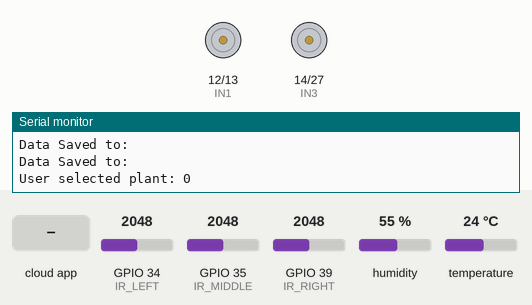
The sketch below on a simulated ESP32. On the bench: motor-driver pin pairs drawn as motors (green arrow = first pin HIGH = forward, orange = second pin HIGH = backward, longer = more drive, scaled by the enable pin), the last lines printed to the serial monitor. The test bench sets the inputs (shaded band); at power-on: GPIO 34 (IR_LEFT) = 2048, GPIO 35 (IR_MIDDLE) = 2048, GPIO 39 (IR_RIGHT) = 2048, humidity 55 %, temperature 24 °C. WiFi joins after 1.5 s; servers stay silent unless stated; the Firebase database answers and starts empty.

Above: at 2.7 s.
2.8 s: the phone or cloud app sets user_selected_plant to 1
At 4.1 s:
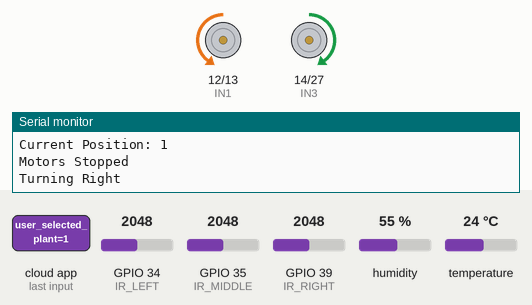
5.8 s: the phone or cloud app sets user_selected_plant to 0
At 7.5 s:
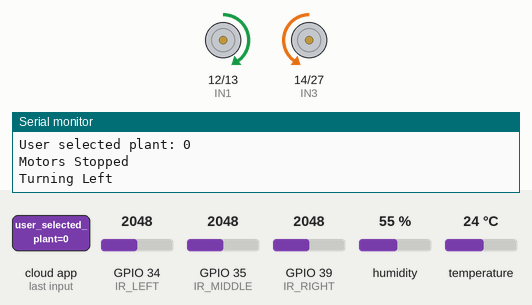
Timing chart, 0 to 9.3 s (numbered marks = the images above; inputs shaded):
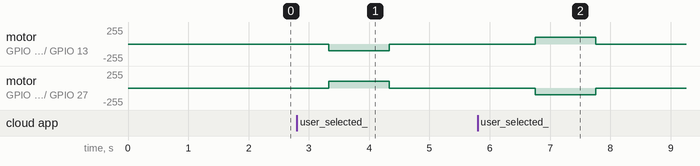

The sketch:

main_code.ino
```cpp
#include <Adafruit_Sensor.h>
#include <Arduino.h>
#include <DHT.h>
#include <WiFi.h>
#include <Firebase_ESP_Client.h>
#include "addons/TokenHelper.h"
#include "addons/RTDBHelper.h"

#define WIFI_SSID "Hi"
#define WIFI_PASSWORD "amod1234"

#define API_KEY "AIzaSyC8dKSLSurlgo0pXkqIcVVz1xcaz5x_CQM"
#define DATABASE_URL "https://leaf-guard-bce3b-default-rtdb.asia-southeast1.firebasedatabase.app/"

FirebaseData fbdo;
FirebaseAuth auth;
FirebaseConfig config;

#define DHTPIN 4

#define DHTTYPE DHT11
DHT dht(DHTPIN, DHTTYPE);

#define IN1 12
#define IN2 13
#define IN3 14
#define IN4 27
#define ENA 32
#define ENB 33
#define speed 70
#define turnspeed 100

#define IR_LEFT 34
#define IR_MIDDLE 35
#define IR_RIGHT 39
#define THRESHOLD 1000

unsigned long sendDataPrevMillis = 0;
bool signupOK = false;

float temperature = 0;
float humidity = 0;

int user_selected_plant = 0;
int currunt_position = 0;


void setup() {
  Serial.begin(115200);

  WiFi.begin(WIFI_SSID, WIFI_PASSWORD);
  Serial.print("Connecting to Wi-Fi");
  while (WiFi.status() != WL_CONNECTED){
    Serial.print(".");
    delay(300);
  }
  Serial.println();
  Serial.print("Connected with IP: ");
  Serial.println(WiFi.localIP());
  Serial.println();

  config.api_key = API_KEY;
  config.database_url = DATABASE_URL;

  if (Firebase.signUp(&config, &auth, "", "")){
    Serial.println("ok");
    signupOK = true;
  }
  else{
    Serial.printf("%s\n", config.signer.signupError.message.c_str());
  }

  config.token_status_callback = tokenStatusCallback;
  Firebase.begin(&config, &auth);
  Firebase.reconnectWiFi(true);

  dht.begin();

  pinMode(IN1, OUTPUT);
  pinMode(IN2, OUTPUT);
  pinMode(IN3, OUTPUT);
  pinMode(IN4, OUTPUT);
  pinMode(ENA, OUTPUT);
  pinMode(ENB, OUTPUT);
}

void moveForward() {
  digitalWrite(IN1, HIGH);
  digitalWrite(IN2, LOW);
  digitalWrite(IN3, HIGH);
  digitalWrite(IN4, LOW);
  analogWrite(ENA, speed);
  analogWrite(ENB, speed);
  Serial.println("Moving Forward");
}

void moveBackward() {
  digitalWrite(IN1, LOW);
  digitalWrite(IN2, HIGH);
  digitalWrite(IN3, LOW);
  digitalWrite(IN4, HIGH);
  analogWrite(ENA, speed);
  analogWrite(ENB, speed);
  Serial.println("Moving Backward");
}

void turnRight() {
  digitalWrite(IN1, LOW);
  digitalWrite(IN2, HIGH);
  digitalWrite(IN3, HIGH);
  digitalWrite(IN4, LOW);
  analogWrite(ENA, turnspeed);
  analogWrite(ENB, turnspeed);
  Serial.println("Turning Right");
}

void turnLeft() {
  digitalWrite(IN1, HIGH);
  digitalWrite(IN2, LOW);
  digitalWrite(IN3, LOW);
  digitalWrite(IN4, HIGH);
  analogWrite(ENA, turnspeed);
  analogWrite(ENB, turnspeed);
  Serial.println("Turning Left");
}

void stopMotors() {
  digitalWrite(IN1, LOW);
  digitalWrite(IN2, LOW);
  digitalWrite(IN3, LOW);
  digitalWrite(IN4, LOW);
  analogWrite(ENA, 0);
  analogWrite(ENB, 0);
  Serial.println("Motors Stopped");
}

void temperatureHumidity(){
  temperature = dht.readTemperature();
  humidity = dht.readHumidity();

  if (isnan(temperature) || isnan(humidity)) {
      Serial.println("Failed to read from DHT sensor!");
      return;
  }

  Serial.print("Temperature: ");
  Serial.print(temperature);
  Serial.println("°C");

  Serial.print("Humidity: ");
  Serial.print(humidity);
  Serial.println("%");

  if (Firebase.ready() && signupOK && (millis() - sendDataPrevMillis > 5000 || sendDataPrevMillis == 0)){
    sendDataPrevMillis = millis();
    if(Firebase.RTDB.setFloat(&fbdo,"sensor_data/temperature",temperature)){
      Serial.println("Data Saved to:"+fbdo.dataPath());
    }
    else{
      Serial.println("Error:"+fbdo.errorReason());
    }
    if(Firebase.RTDB.setFloat(&fbdo,"sensor_data/humidity",humidity)){
      Serial.println("Data Saved to:"+fbdo.dataPath());
    }
    else{
      Serial.println("Error:"+fbdo.errorReason());
    }
  }
}

void readUserSelectedPlant(){
  if (Firebase.ready() && signupOK) {
    if (Firebase.RTDB.getInt(&fbdo, "/robotNavigation/user_selected_plant")) {
      user_selected_plant = fbdo.intData();
      Serial.print("User selected plant: ");
      Serial.println(user_selected_plant);
    }
  }
}

void navigation(){
  readUserSelectedPlant();

  int leftValue = analogRead(IR_LEFT);
  int middleValue = analogRead(IR_MIDDLE);
  int rightValue = analogRead(IR_RIGHT);

  int leftir = (leftValue < THRESHOLD) ? 0 : 1;  // 1-black
  int middleir = (middleValue < THRESHOLD) ? 0 : 1;
  int rightir = (rightValue < THRESHOLD) ? 0 : 1;

  if(currunt_position == 0 && user_selected_plant == 1){
    if(middleir==1){
      moveForward();
      if(rightir==1){
        currunt_position = 1;
        Serial.print("Current Position: ");
        Serial.println(currunt_position);
        stopMotors();
        delay(200);
        turnRight();
        delay(1000);
        stopMotors();
        Serial.println("Stoped at plant 1");
      }
    }
  }else if((currunt_position ==0 || currunt_position ==1 ) && user_selected_plant ==2){ //if currunt 1
    if(middleir==1){
      moveForward();
      if(rightir==1){
        currunt_position++;
        Serial.print("Current Position: ");
        Serial.println(currunt_position);
        delay(500);
        if(currunt_position == 2){
          stopMotors();
          delay(200);
          turnRight();
          delay(1000);
          stopMotors();
          Serial.println("Stoped at plant 2");
        }
      }
    }
  }else if(currunt_position == 2 && user_selected_plant == 0){
    stopMotors();
    delay(100);
    turnLeft();
    delay(1000);
    stopMotors();
    delay(10);
    if(middleir==1){
      moveBackward();
      delay(500);
      while (!(middleir == 1 && leftir == 1)) {
        moveBackward();
        delay(500);
        leftir = (analogRead(IR_LEFT) < THRESHOLD) ? 0 : 1;
        middleir = (analogRead(IR_MIDDLE) < THRESHOLD) ? 0 : 1;
      }
      stopMotors();
      delay(10);
      currunt_position = 1;
      moveBackward();
      delay(500);
      while (!(middleir == 1 && leftir == 1 && rightir == 1)) {
        moveBackward();
        delay(500);
        leftir = (analogRead(IR_LEFT) < THRESHOLD) ? 0 : 1;
        middleir = (analogRead(IR_MIDDLE) < THRESHOLD) ? 0 : 1;
        rightir = (analogRead(IR_RIGHT) < THRESHOLD) ? 0 : 1;
      }
      stopMotors();
      currunt_position = 0;
    }
  }else if(currunt_position == 1 && user_selected_plant == 0){
    stopMotors();
    delay(100);
    turnLeft();
    delay(1000);
    stopMotors();
    delay(10);
    moveBackward();
    while (!(middleir == 1 && leftir == 1 && rightir == 1)) {
      moveBackward();
      leftir = (analogRead(IR_LEFT) < THRESHOLD) ? 0 : 1;
      middleir = (analogRead(IR_MIDDLE) < THRESHOLD) ? 0 : 1;
      rightir = (analogRead(IR_RIGHT) < THRESHOLD) ? 0 : 1;
    }
    stopMotors();
    currunt_position = 0;
  }

}

void loop() {
  temperatureHumidity();
  navigation();
  delay(1000);
}
```

Measured:
- after the input at 2.8 s, motor on GPIO 12 (IN1) / GPIO 13 (IN2): stopped → backward 100/255 after 0.53 s, → stopped 1.0 s later; motor on GPIO 14 (IN3) / GPIO 27 (IN4): stopped → forward 100/255 after 0.53 s, → stopped 1.0 s later
- after the input at 5.8 s, motor on GPIO 12 (IN1) / GPIO 13 (IN2): stopped → forward 100/255 after 0.95 s, → stopped 1.0 s later; motor on GPIO 14 (IN3) / GPIO 27 (IN4): stopped → backward 100/255 after 0.95 s, → stopped 1.0 s later
